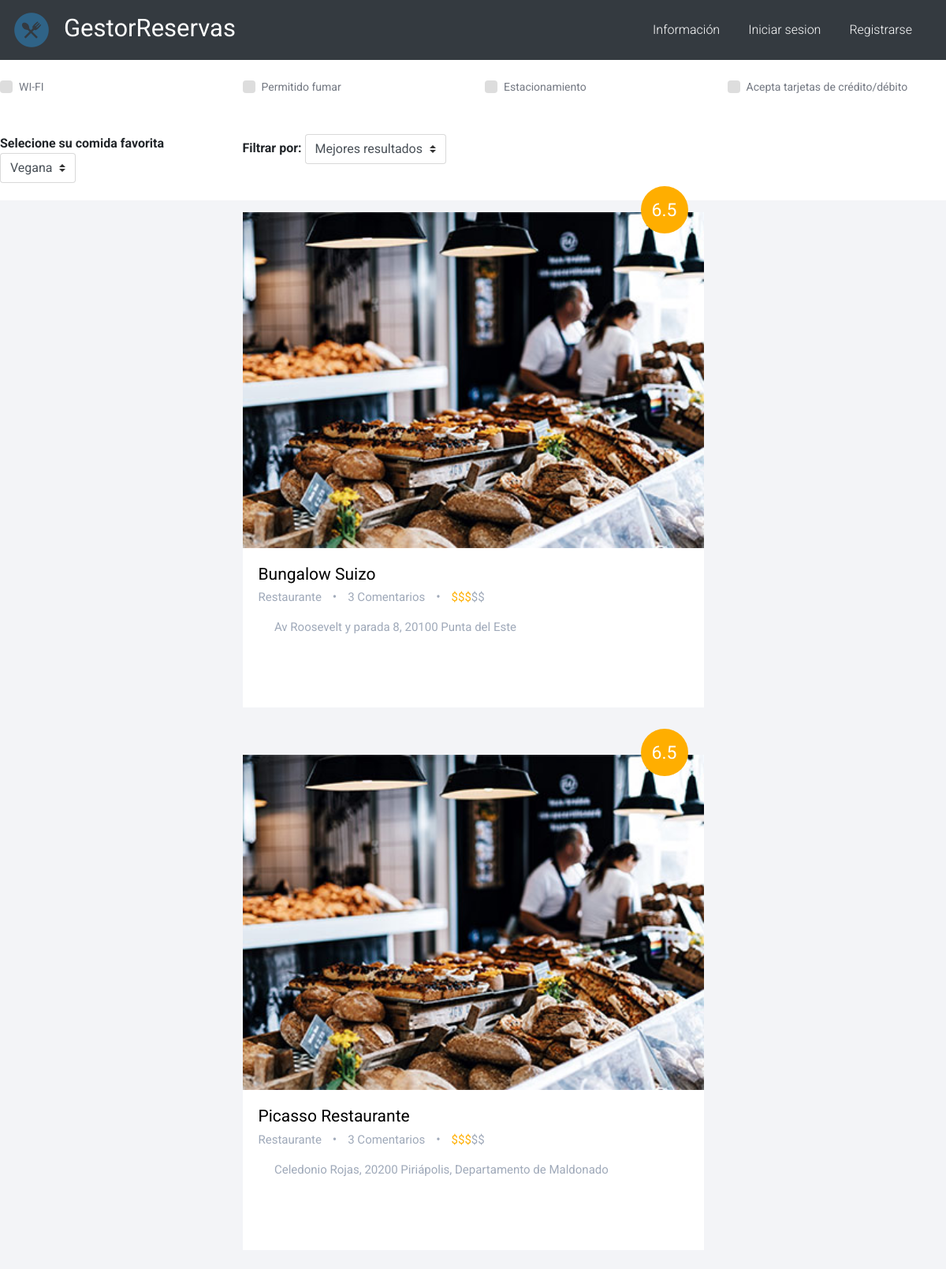
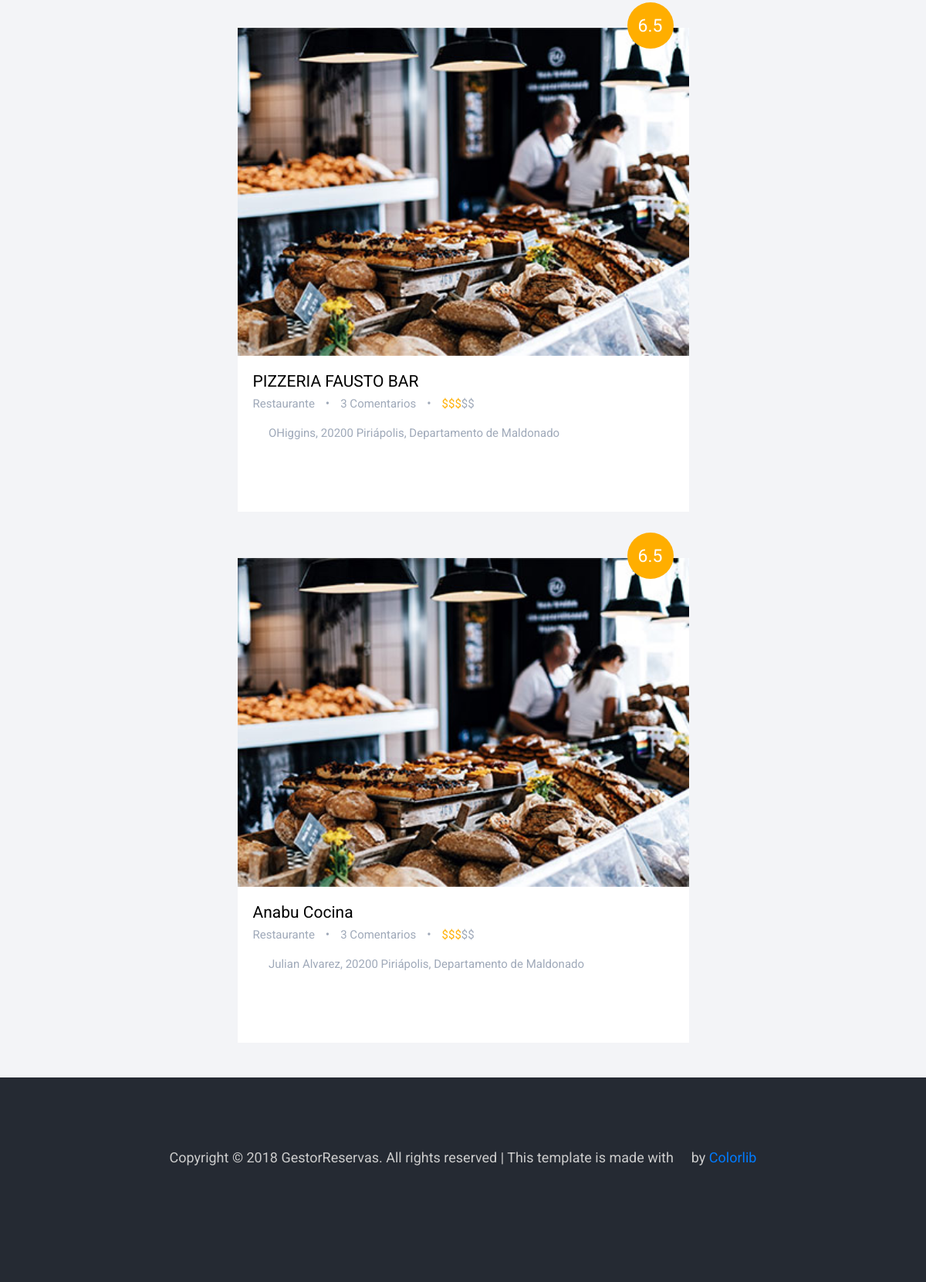
/listado/, run on the app's committed database (2 pictures, top to bottom).
### listado/models.py (models this page shows, shortened)
class restaurante(models.Model):
    OPCIONES = (
         ('Si', 'Si'),
         ('No', 'No'),
     )
    TIPOCOMIDA = (
        ('Vegana', 'Vegana'),
        ('Pastas', 'Pastas'),
        ('Parrilla', 'Parrilla'),
    )
    id = models.IntegerField(primary_key=True)
    image = models.ImageField(default='default.jpg', upload_to='restaurant_pics')
    nombre = models.CharField(max_length=100)
    rating = models.IntegerField(null=True)
    ubicacion = models.CharField(max_length=200)
    horarios = models.CharField(max_length=100)
    telefono_restaurante = models.CharField(max_length=100)
    email_restaurante = models.EmailField(max_length=100)
    fumar = models.CharField(max_length=20, choices=OPCIONES)
    wifi = models.CharField(max_length=20, choices=OPCIONES)
    estacionamiento = models.CharField(max_length=20, choices=OPCIONES)
    tarjetas = models.CharField(max_length=20, choices=OPCIONES)
    tipoComida = models.CharField(max_length=100, choices=TIPOCOMIDA)
    comentarios = models.TextField(max_length=500)
    mesa= models.IntegerField(null=True)

### listado/views.py (the view)
# urls.py: path('', RestauranteListView.as_view(), name='listado'),
class RestauranteListView(ListView):
    model = restaurante
    template_name = 'listado/listing.html'
    context_object_name = 'restaurantes'

### listado/templates/listado/listing.html (shortened to what this page needs)
{% extends 'home/base.html' %}
{% load static %}
{% block content %}
<section>
    <div class="row detail-checkbox-wrap">
        <div class="col-sm-12 col-md-6 col-lg-4 col-xl-3">
            <label class="custom-control custom-checkbox">
                <span class="custom-control-indicator"></span>
                <span class="custom-control-description">WI-FI</span>
            </label>
        </div>
        <div class="col-sm-12 col-md-6 col-lg-4 col-xl-3">
            <label class="custom-control custom-checkbox">
                <span class="custom-control-indicator"></span>
                <span class="custom-control-description">Permitido fumar</span>
            </label>
        </div>
        <div class="col-sm-12 col-md-6 col-lg-4 col-xl-3">
            <label class="custom-control custom-checkbox">
                <span class="custom-control-indicator"></span>
                <span class="custom-control-description">Estacionamiento</span>
            </label>
        </div>
        <div class="col-sm-12 col-md-6 col-lg-4 col-xl-3">
            <label class="custom-control custom-checkbox">
                <span class="custom-control-indicator"></span>
                <span class="custom-control-description">Acepta tarjetas de crédito/débito</span>
            </label>
        </div>
        <div class="col-sm-12 col-md-6 col-lg-4 col-xl-3">
            <label class="custom-control custom-checkbox"> </label>
                <div><strong>Selecione su comida favorita</strong>
                    <select name="inlineFormCustomSelect" class="custom-select mb-2 mr-sm-2 mb-sm-0" id="inlineFormCustomSelect2">
                        <option selected="selected">Vegana</option>
                    </select>
                </div>
        </div>
        <div class="col-sm-12 col-md-6 col-lg-4 col-xl-3">
            <label class="custom-control custom-checkbox"> </label>
                <div><strong>Filtrar por:</strong>
                    <select name="inlineFormCustomSelect" class="custom-select mb-2 mr-sm-2 mb-sm-0" id="inlineFormCustomSelect2">
                        <option selected="selected">Mejores resultados</option>
                    </select>
                </div>
        </div>
    </div>
                    {% for restaurante in restaurantes %}
        <div class="row light-bg detail-options-wrap justify-content-center">
            <div class="col-sm-6 col-lg-12 col-xl-6 featured-responsive">
                <div class="featured-place-wrap">
                    <a href="{% url 'detalles' pk=restaurante.pk %}">
                        <img src="{% static 'images/featured1.jpg' %}" class="img-fluid" alt="#">
                        <span class="featured-rating-orange ">6.5</span>
                        <div class="featured-title-box">
                            <h6>{{restaurante.nombre}}</h6>
                            <p>Restaurante </p> <span>• </span>
                            <p>3 Comentarios</p> <span> • </span>
                            <p><span>$$$</span>$$</p>
                            <ul>
                                <li>
                                    <span class="icon-location-pin"></span>
                                    <p>{{restaurante.ubicacion}}</p>
                                </li>
                                <li>
                                    <span class="icon-screen-smartphone"></span>
                                </li>
                                <li>
                                    <span class="icon-link"></span>
                                </li>
                            </ul>
                        </div>
                    </a>
                </div>
            </div>
        </div>
                        {% endfor %}
</section>
    {% endblock %}

### gestor/static/css/style.css (style rules this page uses)
body { font-family: 'Roboto', sans-serif; }
h6 { font-size: 21px; font-weight: 400; }
p { font-size: 15px; }
.light-bg { background: #f3f4f7; }
.featured-place-wrap { background: #fff; margin: 0 0 30px; -webkit-transition: all 0.5s ease; -o-transition: all 0.5s ease; transition: all 0.5s ease; position: relative; }
.featured-place-wrap a { display: block; text-decoration: none; color: #000; }
.featured-place-wrap img { width: 100%; }
.featured-rating, .featured-rating-orange, .featured-rating-green { position: absolute; right: 10px; width: 60px; height: 60px; text-align: center; margin: -33px 10px 0 0; font-size: 23px; background: #ff7474; color: #fff; padding: 14px; border-radius: 50%; }
.featured-rating-orange { background: #ffae00 !important; }
.featured-title-box { padding: 22px 20px; }
.featured-title-box h6 { overflow: hidden; white-space: nowrap; -o-text-overflow: ellipsis; text-overflow: ellipsis; margin-bottom: 5px; }
.featured-title-box p { color: #9fa9b9; display: inline-block; margin: 0; }
.featured-title-box p span { color: #ffb006; padding: 0; }
.featured-title-box span { color: #9fa9b9; padding: 0 10px; }
.featured-title-box ul { padding: 0; margin: 10px 0 0; }
.featured-title-box ul li { list-style: none; color: #737882; line-height: 2; }
.featured-title-box ul li span { padding: 7px 8px 0 0; }
@media (max-width: 1200px) { .featured-title-box ul li span { padding: 0 4px 0 0; } }
.featured-title-box ul li p { margin: 0; }
.detail-checkbox-wrap { padding: 22px 0; }
.detail-options-wrap { padding: 15px 0; }
.custom-checkbox { color: #737882; font-size: 14px; line-height: 1.8; margin-right: 0; }
.custom-checkbox span { padding: 0 10px 0 0; }

### data on the page
restaurante: nombre "Bungalow Suizo", ubicacion "Av Roosevelt y parada 8, 20100 Punta del Este"
restaurante: nombre "Picasso Restaurante", ubicacion "Celedonio Rojas, 20200 Piriápolis, Departamento de Maldonado"
restaurante: nombre "PIZZERIA FAUSTO BAR", ubicacion "OHiggins, 20200 Piriápolis, Departamento de Maldonado"
restaurante: nombre "Anabu Cocina", ubicacion "Julian Alvarez, 20200 Piriápolis, Departamento de Maldonado"
